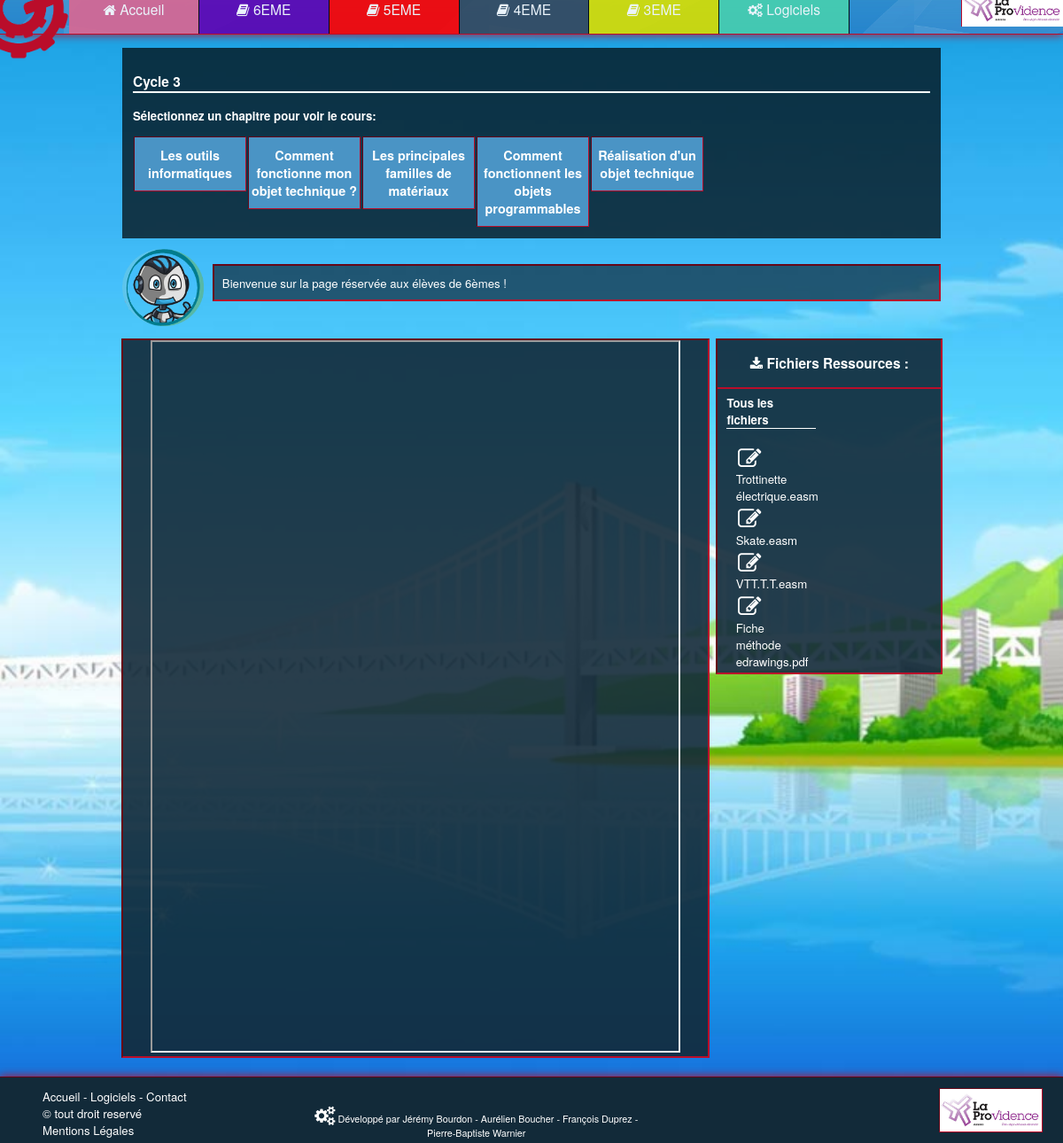
/Website/index.php?p=cours&cl=6EME, run on the app's committed database.
### tables this page shows
CREATE TABLE `categories` (
  `id_categorie` int(11) NOT NULL,
  `classe` varchar(10) DEFAULT NULL,
  `couleur` varchar(7) DEFAULT NULL,
  `img` varchar(150) DEFAULT NULL,
  `background` varchar(120) DEFAULT NULL,
  `title` varchar(50) DEFAULT NULL,
  `description` mediumtext
);

CREATE TABLE `chapitre` (
  `id` int(11) NOT NULL,
  `name_chap` varchar(100) NOT NULL,
  `classe` varchar(20) DEFAULT NULL
);

CREATE TABLE `ressource` (
  `id` int(11) NOT NULL,
  `url` varchar(120) DEFAULT NULL,
  `title` varchar(50) DEFAULT NULL,
  `classe` varchar(10) DEFAULT NULL,
  `type` varchar(20) DEFAULT NULL
);

### Website/assets/biblio/function.php (the view, shortened to what this page needs)
<?php
	function navbar()
	{
		global $connexion;
		$select_categories= mysqli_query($connexion, "SELECT * FROM `categories` WHERE 1");
		if(mysqli_num_rows($select_categories) >= 1)
			{
			while ($tab=mysqli_fetch_array($select_categories))
				{
				echo"
					<a href='index.php?p=cours&cl=$tab[1]'><div";
					if(isset($_GET['p'])&& $_GET['p']=='cour'&& $_GET['cl']==$tab[1])
					{
						echo" class='active' style='background-color:$tab[2]'";
					}
					else
					{
						echo" class='link' style='background-color:$tab[2]'";
					}
					 echo"><i class='fa fa-book' aria-hidden='true'></i> ".$tab[1]."</i>
					</div></a>";
				}
			}
	}
	function select_chapitre()
	{
		global $connexion;
		$chapitre = mysqli_query($connexion, "SELECT `name_chap`,`classe` FROM `chapitre` where classe='".$_GET['cl']."' ORDER BY id ASC");
		if(mysqli_num_rows($chapitre) > 0)
		{
			while ($req=mysqli_fetch_array($chapitre))
			{
				echo"<a href=\"index.php?p=cours&cl=".$_GET['cl']."&chap=$req[0]\"><div class='item'><h1>$req[0]</h1></div></a>";
			}
		}
		else
		{
				echo"<div class='item'><h1>Aucun Cours</h1></div>";
		}
	}
	function page_class()
	{
		global $connexion;
		$select_info= mysqli_query($connexion, "SELECT * FROM `categories` where classe='".$_GET['cl']."'");
		if(mysqli_num_rows($select_info) > 0)
		{
			while ($req=mysqli_fetch_array($select_info))
			{
				$title=$req[5];
				$description=$req[6];
			}
		}
	}
	function select_ressource()
	{
		global $connexion;
		$ressource=mysqli_query($connexion, "SELECT `id`, `url`, `title`, `classe`, `type` FROM `ressource` WHERE classe='".$_GET['cl']."'");
		echo"<h4>Tous les fichiers</h4><p>";
		if(mysqli_num_rows($ressource)!=0)
		{
			?>
			<table>
			<?php
			$i=2;
			while ($req=mysqli_fetch_array($ressource))
			{
				if(($i%2)==0)
				{
					echo "<tr>";
				}
				$position=stripos($req[1],'.');
				$suffixe=substr($req[1],$position);
				echo"<td><a href='$req[1]'><div class='ressource'><i class='fa fa-pencil-square-o fa-2x' aria-hidden='true'></i> <br>$req[2]$suffixe</div></a></td>";
				if((($i+1)%2)!=0)
				{
					echo "</tr>";
				}
			}
			?>
			</table>
			<?php
		}
		else
		{
			echo"<div class='none'>Aucun fichier</div>";
		}
	}
?>

### Website/index.php (shortened to what this page needs)
<!DOCTYPE html PUBLIC "-//W3C//DTD XHTML 1.0 Strict//FR" "http://www.w3.org/TR/xhtml1/DTD/xhtml1-strict.dtd">
<html xmlns="http://www.w3.org/1999/xhtml">
	<head>
		<link rel="stylesheet" type="text/css" href="css/style.css">
		<link rel="stylesheet" type="text/css" href="css/owl.carousel.css">
		<link href='font-awesome/css/font-awesome.min.css' rel='stylesheet' type='text/css'>
	</head>
	<?php
		include('assets/biblio/function.php');
		echo"
			<header>
				<div class='navbar'>
					<img src='assets/img/gears.png' class='logo'>
					<div class='page'>
						<a href='index.php'><div";
							if(!isset($_GET['p']))
							{
								echo" class='active' style='background-color:#db6692'";
							}
							else
							{
								echo" class='link' style='background-color:#db6692'";
							}
							echo"><i class='fa fa-home' aria-hidden='true'></i> Accueil
							</div></a>";
						navbar();
						echo"
						<a href='index.php?p=logiciels'><div";
						if(isset($_GET['p'])&& $_GET['p']=='logiciels')
						{
							echo" class='active' style='background-color:#48d0b0'";
						}
						else
						{
							echo" class='link' style='background-color:#48d0b0'";
						}
						echo"><i class='fa fa-cogs' aria-hidden='true'></i> Logiciels
						</div>
						</a>
						<a href='http://www.la-providence.net/'><img src='assets/img/logo_providence.jpg' target='_blank' class='lapro'></A>
					</div>
				</div>
			</header>";
			if(isset($_GET['p'])&& $_GET['p']=='cours')
			{
			page_class();
			echo"
			<body>
				<div id='page'>
					<center>
						<div class='slide'>
							<h3>$title</h3>
							<p class='sub'>Sélectionnez un chapitre pour voir le cours:</p>
							<div id='owl-demo' class='owl-carousel'>";
								select_chapitre();
						echo"</div>
						</div>
					</Center>
					<div class='intro'>
						<img src='assets/img/logo_help.png'>
						<div class='text'>$description</div>
					</div>
					<div class='download'>
							<h3><i class='fa fa-download' aria-hidden='true'></i> Fichiers Ressources :</h3>
							<hr color=#BA0D2A>";
							select_ressource();
						echo"</div>";
					if(isset($_GET['chap']))
					{
					echo"
						<div class='p_cours'style='margin-bottom:8%'>";
							select_l($chapitre);
							if(isset($_GET['id']))
							{
								$cours=$_GET['id'];
								select_cours($cours);
								echo"<center><iframe src='$pdf' width='90%' height='800VW'></iframe></center>";
							}
							else
							{
								echo"
						<center><iframe src='assets/ressource/pdf_cours/accueil.pdf' width='90%' height='800VW'></iframe></center>
						";
							}
							echo"
							<div class='clear'></div>
						</div>
						";
					}
					else
					{
						echo"
						<div class='p_cours' style='margin-bottom:8%'><center><iframe src='assets/ressource/pdf_cours/accueil.pdf' width='90%' height='800VW'></iframe></center>
							<div class='clear'></div>
						</div>
						";
					}
					echo"<div id='footer' style='position:absolute'>
								<div class='link'>
									<img src='assets/img/logo_providence.jpg'>
									Accueil - Logiciels - Contact
									<br>
									&copy; tout droit reservé
									<br>
									<a href='index.php?p=mention'>Mentions Légales</a>
								</div>
								<div class='dev'>
									<i class='fa fa-cogs  fa-2x' aria-hidden='true'></i> Développé par Jérémy Bourdon - Aurélien Boucher - François Duprez - Pierre-Baptiste Warnier
								</div>
								<div class='clear'></div>
							</div>	";
				echo"</div>
			</body>
			";
			}
	?>
</html>

### Website/css/style.css (style rules this page uses)
body { font-family: "Helvetica Neue", Helvetica, Arial, sans-serif; background: #000000 url('../assets/img/background.jpg'); background-size:cover; background-attachment: fixed; background-repeat:no-repeat; margin: -1.5% 0%; width:100%; height:100%; font-size:1.1vw; }
a { text-decoration:none; color:inherit; }
.navbar { position:fixed; font-size: 2vw; width: 100%; margin: 0 auto; background:#FFF url("../assets/img/login_background.jpg") ; background-size:40%; background-position:10%; -moz-box-shadow: 0px 0px 10px 0px #BA0D2A; -webkit-box-shadow: 0px 0px 10px 0px #BA0D2A; -o-box-shadow: 0px 0px 10px 0px #BA0D2A; box-shadow: 0px 0px 10px 0px #BA0D2A; border-bottom: inset 1px #BA0D2A; z-index:2000; }
.navbar .page { margin-left:6.5%; }
.navbar .logo { position:absolute; width:10.5%; margin-left:-3.5%; margin-top:-3%; -webkit-animation: rotation 20s linear infinite; }
.navbar .lapro { width:10.2%; float:right; border-left:solid 1px #BA0D2A; }
.navbar .link { display:block; color:white; text-align:center; font-size:1.3vw; float:left; padding: 1.5% 2.5%; width:8%; opacity:0.9; border-right:solid 1px #000; -webkit-transition-duration: 0.5s; -moz-transition-duration: 0.5s; -ms-transition-duration: 0.5s; -o-transition-duration: 0.5s; transition-duration: 0.5s; }
#footer { color:#fff; padding-top:1%; background:rgba(18,42,57,1); background-size:40%; background-position:10%; bottom:0; width:100%; -moz-box-shadow: 0px 0px 10px 0px #BA0D2A; -webkit-box-shadow: 0px 0px 10px 0px #BA0D2A; -o-box-shadow: 0px 0px 10px 0px #BA0D2A; box-shadow: 0px 0px 10px 0px #BA0D2A; border-top: inset 1px #BA0D2A; }
#footer .link { margin-left:4%; }
#footer .dev { float:right; margin-right:28%; margin-top:-3%; font-size:0.9vw; width:31%; text-align:center }
#footer img { float:right; width:10%; border: inset 1px #BA0D2A; margin-right:2%; margin-bottom:1%; }
#page { position:absolute; margin: auto; margin-top:6%; width:100%; }
#page .slide { background-color: rgba(0, 0, 0, 0.7); padding:1%; margin:0% auto; width:75%; text-align:center; }
#page .slide .sub { color:#fff; font-weight:bold; text-align:left; }
#page .slide h3 { text-align:left; border-bottom:inset 2px #fff; color:#fff; }
.item { background-color:#4a94c5; border:inset 1px #BA0D2A; padding: auto; font-size:0.6vw; color: #FFF; margin:1%; }
#page .intro { margin:1% auto; width:77%; }
#page .intro img { width:10%; }
#page .intro .text { margin-left:11%; margin-top:-8%; background-color:rgba(18,42,57,0.7); padding: 1%; color:#fff; border:inset 2px #BA0D2A; }
#page .p_cours { margin: 1%; margin-top: 3.5%; width: 55%; background-color: rgba(18,42,57,0.9); border: inset 2px #BA0D2A; margin-left: 11.4%; height: 100%; }
#page .download { background-color: rgba(18,42,57,0.9); border: inset 2px #BA0D2A; width: 21%; float: right; margin-top: 2.5%; margin-right: 11.3%; }
#page .download h3 { color:#fff; text-align:center; }
#page .download h4 { margin-top:0%; margin-left:4%; color:#fff; border-bottom:solid 1px #fff; width:40%; }
#page .download .ressource { float:left; color:#fff; text-align:center; width:18%; -webkit-transition-duration: 0.5s; -moz-transition-duration: 0.5s; -ms-transition-duration: 0.5s; -o-transition-duration: 0.5s; transition-duration: 0.5s; margin-left:10%; }

### data on the page
categories: classe "6EME", title "Cycle 3", description "Bienvenue sur la page réservée aux élèves de 6èmes !"
categories: classe "5EME"
categories: classe "4EME"
categories: classe "3EME"
chapitre: name_chap "Les outils informatiques"
chapitre: name_chap "Comment fonctionne mon objet technique ?"
chapitre: name_chap "Les principales familles de matériaux"
chapitre: name_chap "Comment fonctionnent les objets programmables"
chapitre: name_chap "Réalisation d'un objet technique"
ressource: title "Trottinette électrique", url ".easm"
ressource: title "Skate", url ".easm"
ressource: title "VTT", url ".T.T.easm"
ressource: title "Fiche méthode edrawings", url ".pdf"
